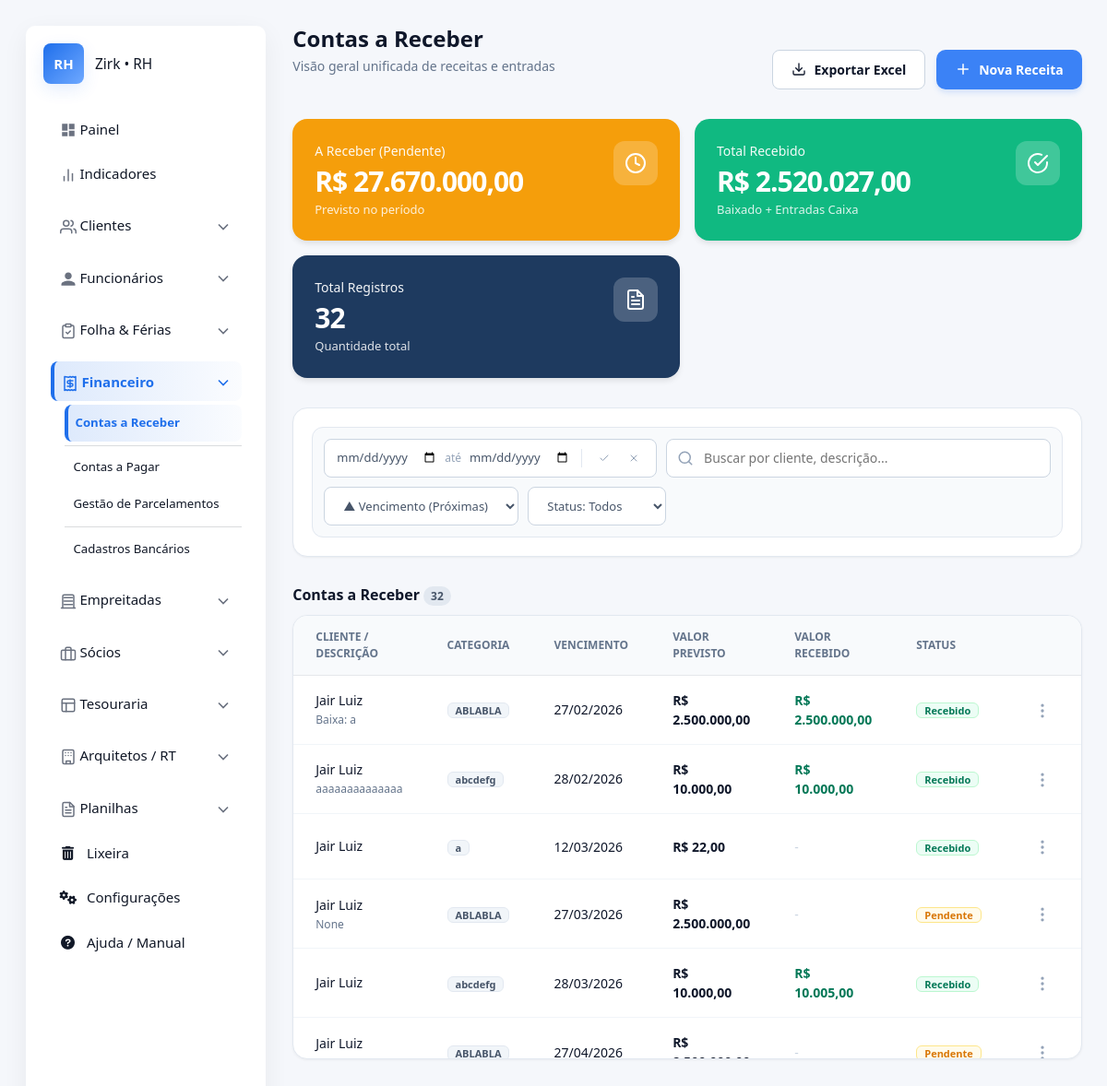
/receber/ (signed in), run on the app's committed database.
### apps/financeiro/receber/models.py (models this page shows, shortened)
class Receber(SoftDeleteMixin):
    TIPO_CHOICES = [
        ('VISTA', 'À Vista'),
        ('PRAZO', 'A Prazo'),
    ]
    parcelamento_uuid = models.UUIDField(null=True, blank=True, editable=False)
    class FormaRecebimento(models.TextChoices):
        DINHEIRO = 'DINHEIRO', 'Dinheiro'
        PIX = 'PIX', 'Pix'
        DEBITO = 'DEBITO', 'Cartão de Débito'
        CREDITO = 'CREDITO', 'Cartão de Crédito'
        BOLETO = 'BOLETO', 'Boleto'
        TRANSFERENCIA = 'TRANSFERENCIA', 'Transferência'
        OUTROS = 'OUTROS', 'Outros'
    contrato_rt = models.ForeignKey(
        'comissionamento.ContratoRT',
        on_delete=models.SET_NULL,
        null=True,
        blank=True,
        related_name='parcelas_receber', # Permite acessar as parcelas a partir do contrato: contrato.parcelas_receber.all()
        verbose_name="Contrato RT Vinculado"
    )
    banco_destino = models.ForeignKey(
        'Banco',
        on_delete=models.SET_NULL,
        null=True,
        blank=True,
        verbose_name="Conta Bancária (Destino)"
    )
    movimento_banco = models.OneToOneField(
        'MovimentoBanco',
        on_delete=models.SET_NULL,
        null=True,
        blank=True,
        related_name='recebimento_origem'
    )
    movimento_caixa = models.OneToOneField(
        'CaixaDiario',
        on_delete=models.SET_NULL,
        null=True,
        blank=True,
        related_name='recebimento_origem'
    )
    cliente = models.ForeignKey(
        'clientes.Cliente',
        on_delete=models.SET_NULL,
        null=True,
        blank=True,
        verbose_name="Cliente"
    )
    descricao = models.CharField("Descrição", max_length=255, blank=True, null=True)
    categoria = models.CharField("Categoria", max_length=255, blank=True, null=True)
    valor = models.DecimalField("Valor Previsto", max_digits=10, decimal_places=2)
    data_vencimento = models.DateField("Data de Vencimento")
    valor_recebido = models.DecimalField(
        "Valor Recebido",
        max_digits=10,
        decimal_places=2,
        null=True,
        default=Decimal('0.00'),
        blank=True
    )
    data_recebimento = models.DateField("Data do Recebimento", blank=True, null=True)
    tipo_recebimento = models.CharField(
        "Tipo de Recebimento",  # Alterado para algo mais claro.
        max_length=10,
        choices=TIPO_CHOICES,
        default='VISTA'
    )
    forma_recebimento = models.CharField(
        "Forma de Pagamento",
        max_length=20,
        choices=FormaRecebimento.choices,
        default=FormaRecebimento.OUTROS
    )
    status = models.CharField(
        max_length=20,
        choices=[('Pendente', 'Pendente'), ('Recebido', 'Recebido')],
        default='Pendente'
    )
    observacoes = models.TextField("Observações", blank=True, null=True)

### apps/clientes/models.py (models this page shows, shortened)
class Cliente(SoftDeleteMixin):
    TIPO_PESSOA_CHOICES = [
        ('F', 'Pessoa Física'),
        ('J', 'Pessoa Jurídica'),
    ]
    tipo_pessoa = models.CharField(max_length=1, choices=TIPO_PESSOA_CHOICES, default='F', verbose_name="Tipo de Pessoa")
    nome_completo = models.CharField(max_length=255, verbose_name="Nome Completo / Razão Social")
    cpf = models.CharField(max_length=14, verbose_name="CPF", unique=True, null=True, blank=True)
    rg = models.CharField(max_length=20, verbose_name="RG", null=True, blank=True)
    cnpj = models.CharField(max_length=18, verbose_name="CNPJ", unique=True, null=True, blank=True)
    inscricao_estadual = models.CharField(max_length=30, verbose_name="Inscrição Estadual", null=True, blank=True)
    telefone = models.CharField(max_length=20, verbose_name="Telefone", null=True, blank=True)
    email = models.EmailField(max_length=255, verbose_name="E-mail", null=True, blank=True)
    data_cadastro = models.DateTimeField(auto_now_add=True)
    chave_pix = models.CharField(max_length=255, verbose_name="Chave PIX", null=True, blank=True)
    class Meta:
        verbose_name = "Cliente"
        verbose_name_plural = "Clientes"
        ordering = ["nome_completo"]
    def __str__(self):
        return self.nome_completo

### apps/financeiro/receber/views.py (the view, shortened to what this page needs)
# urls.py: path('', views.receber_list, name='receber'),
@login_required
def receber_list(request):
    mes = request.GET.get('mes')
    ano = request.GET.get('ano')
    data_inicio_get = request.GET.get('data_inicio')
    data_fim_get = request.GET.get('data_fim')
    search_query = request.GET.get('q', '').strip()
    status_filter = request.GET.get('status', '')
    sort_order = request.GET.get('order', 'asc') # Default asc para ver vencimentos próximos
    start_date = None
    end_date = None
    usar_filtro_personalizado = False
    if data_inicio_get:
        try:
            start_date = datetime.strptime(data_inicio_get, '%Y-%m-%d').date()
            usar_filtro_personalizado = True
        except ValueError:
            pass
    if data_fim_get:
        try:
            end_date = datetime.strptime(data_fim_get, '%Y-%m-%d').date()
            usar_filtro_personalizado = True
        except ValueError:
            pass
    if usar_filtro_personalizado:
        mes = None
        ano = None
    receber_qs = Receber.objects.select_related('cliente', 'banco_destino', 'contrato_rt').filter(is_deleted=False)
    caixa_qs = CaixaDiario.objects.filter(is_deleted=False, tipo='E', recebimento_origem__isnull=True)
    aplicar_limite_seguranca = False
    if start_date and end_date:
        receber_qs = receber_qs.filter(data_vencimento__range=(start_date, end_date))
        caixa_qs = caixa_qs.filter(data__range=(start_date, end_date))
    elif start_date:
        receber_qs = receber_qs.filter(data_vencimento__gte=start_date)
        caixa_qs = caixa_qs.filter(data__gte=start_date)
    elif end_date:
        receber_qs = receber_qs.filter(data_vencimento__lte=end_date)
        caixa_qs = caixa_qs.filter(data__lte=end_date)
    else:
        aplicar_limite_seguranca = True
    if sort_order == 'desc':
        receber_qs = receber_qs.order_by('-data_vencimento')
        caixa_qs = caixa_qs.order_by('-data')
    else:
        receber_qs = receber_qs.order_by('data_vencimento')
        caixa_qs = caixa_qs.order_by('data')
    if aplicar_limite_seguranca:
        receber_qs = receber_qs[:2000]
        caixa_qs = caixa_qs[:2000]
    total_pendente = Decimal('0.00')
    total_recebido = Decimal('0.00')
    list_receber = list(receber_qs)
    list_caixa = list(caixa_qs)
    for r in list_receber:
        if r.status == 'Recebido':
            total_recebido += (r.valor_recebido or r.valor)
        else:
            total_pendente += r.valor
    for c in list_caixa:
        total_recebido += c.valor
    total_geral = total_pendente + total_recebido
    total_registros = len(list_receber) + len(list_caixa)
    form = ReceberForm()
    return render(request, 'core/financeiro/receber/list.html', {
        'list_receber': list_receber,
        'list_caixa': list_caixa,
        'total_pendente': total_pendente,
        'total_recebido': total_recebido,
        'total_geral': total_geral,
        'total_registros': total_registros,
        'form': form,
        'today': date.today(),
        'filtros_ativos': {
            'mes': mes,
            'ano': ano,
            'q': search_query,
            'status': status_filter,
            'order': sort_order,
            'data_inicio': data_inicio_get,
            'data_fim': data_fim_get
        },
        'mes_atual': mes if mes else '',
        'ano_atual': ano if ano else '',
    })

### templates/core/financeiro/receber/list.html (shortened to what this page needs)
{% extends "core/base.html" %}
{% load static %}
{% block content %}
<div class="dash-container">
    <div class="dash-header">
        <div>
            <h1 class="dash-title">Contas a Receber</h1>
            <p class="dash-subtitle">Visão geral unificada de receitas e entradas</p>
        </div>
        <div style="display: flex; gap: 12px;">
            <a href="{% url 'relatorios:exportar_receber' %}" class="btn-ghost" title="Exportar dados atuais">
                Exportar Excel
            </a>
            <button onclick="openModal('modalReceita')" class="btn-primary">
                <svg xmlns="http://www.w3.org/2000/svg" width="18" height="18" viewBox="0 0 24 24" fill="none" stroke="currentColor" stroke-width="2" stroke-linecap="round" stroke-linejoin="round"><line x1="12" y1="5" x2="12" y2="19"></line><line x1="5" y1="12" x2="19" y2="12"></line></svg>
                Nova Receita
            </button>
        </div>
    </div>
    <div class="top-stats-grid">
        <div class="top-card bg-orange-original">
            <div>
                <div class="top-label">A Receber (Pendente)</div>
                <div class="top-value">R$ {{ total_pendente|floatformat:"2g" }}</div>
                <div class="top-sub">Previsto no período</div>
            </div>
            <div class="top-icon">
                <svg xmlns="http://www.w3.org/2000/svg" width="24" height="24" viewBox="0 0 24 24" fill="none" stroke="currentColor" stroke-width="2" stroke-linecap="round" stroke-linejoin="round"><circle cx="12" cy="12" r="10"/><polyline points="12 6 12 12 16 14"/></svg>
            </div>
        </div>
        <div class="top-card bg-green-original">
            <div>
                <div class="top-label">Total Recebido</div>
                <div class="top-value">R$ {{ total_recebido|floatformat:"2g" }}</div>
                <div class="top-sub">Baixado + Entradas Caixa</div>
            </div>
            <div class="top-icon">
                <svg xmlns="http://www.w3.org/2000/svg" width="24" height="24" viewBox="0 0 24 24" fill="none" stroke="currentColor" stroke-width="2" stroke-linecap="round" stroke-linejoin="round"><path d="M22 11.08V12a10 10 0 1 1-5.93-9.14"/><polyline points="22 4 12 14.01 9 11.01"/></svg>
            </div>
        </div>
        <div class="top-card bg-blue-original">
            <div>
                <div class="top-label">Total Registros</div>
                <div class="top-value">{{ total_registros }}</div>
                <div class="top-sub">Quantidade total</div>
            </div>
            <div class="top-icon">
            </div>
        </div>
    </div>
    <div class="controls-container">
        <form method="GET" class="toolbar-global" id="filterForm">
            <div class="filter-group-date">
                <input type="date" name="data_inicio" value="{{ filtros_ativos.data_inicio|default:'' }}"
                       class="filter-date-input" title="Data Início">
                <span style="color:var(--slate-400); font-size:12px; font-weight:500;">até</span>
                <input type="date" name="data_fim" value="{{ filtros_ativos.data_fim|default:'' }}"
                       class="filter-date-input" title="Data Fim">
                <button type="submit" class="btn-icon-sm" title="Aplicar Filtro de Data">
                    <svg xmlns="http://www.w3.org/2000/svg" width="16" height="16" viewBox="0 0 24 24" fill="none" stroke="currentColor" stroke-width="2" stroke-linecap="round" stroke-linejoin="round"><polyline points="20 6 9 17 4 12"></polyline></svg>
                </button>
                <button type="button" class="btn-icon-sm danger" title="Limpar Datas" onclick="limparDatas()">
                    <svg xmlns="http://www.w3.org/2000/svg" width="16" height="16" viewBox="0 0 24 24" fill="none" stroke="currentColor" stroke-width="2" stroke-linecap="round" stroke-linejoin="round"><line x1="18" y1="6" x2="6" y2="18"></line><line x1="6" y1="6" x2="18" y2="18"></line></svg>
                </button>
            </div>
            <div class="rh-search">
                <svg xmlns="http://www.w3.org/2000/svg" width="18" height="18" viewBox="0 0 24 24" fill="none" stroke="currentColor" stroke-width="2" stroke-linecap="round" stroke-linejoin="round"><circle cx="11" cy="11" r="8"/><line x1="21" y1="21" x2="16.65" y2="16.65"/></svg>
                <input type="search" name="q" value="{{ filtros_ativos.q|default:'' }}" placeholder="Buscar por cliente, descrição..." onchange="this.form.submit()">
            </div>
            <select name="order" class="filter-select" onchange="this.form.submit()">
                <option value="asc" {% if filtros_ativos.order == 'asc' %}selected{% endif %}>▲ Vencimento (Próximas)</option>
            </select>
            <select name="status" class="filter-select" onchange="this.form.submit()">
                <option value="">Status: Todos</option>
            </select>
        </form>
    </div>
    <div id="dash-receber" class="dashboard-section">
        <div class="section-header">
            <h2 class="section-title">Contas a Receber <span class="badge-count">{{ list_receber|length }}</span></h2>
        </div>
        <div class="standard-card">
            <div class="table-responsive">
                <table class="rh-table">
                    <thead>
                        <tr>
                            <th width="30%">Cliente / Descrição</th>
                            <th width="15%">Categoria</th>
                            <th width="15%">Vencimento</th>
                            <th width="15%">Valor Previsto</th>
                            <th width="15%">Valor Recebido</th>
                            <th width="10%">Status</th>
                            <th width="5%"></th>
                        </tr>
                    </thead>
                    <tbody>
                        {% for item in list_receber %}
                        <tr class="receber-row">
                            <td>
                                <div class="text-main">
                                    {% if item.cliente %}
                                        <a href="{% url 'clientes:detail' item.cliente.pk %}" style="text-decoration:none; color:inherit;">{{ item.cliente }}</a>
                                    {% else %}
                                        {{ item.descricao|default:"Receita Avulsa" }}
                                    {% endif %}
                                </div>
                                <div class="text-sub">{{ item.observacoes|truncatechars:40 }}</div>
                            </td>
                            <td><span class="badge bg-cat">{{ item.categoria|default:"-" }}</span></td>
                            <td class="text-main">{{ item.data_vencimento|date:"d/m/Y" }}</td>
                            <td><div class="text-val">R$ {{ item.valor|floatformat:"2g" }}</div></td>
                            <td>
                                {% if item.valor_recebido %}
                                    <div class="text-val" style="color: var(--green-700);">R$ {{ item.valor_recebido|floatformat:"2g" }}</div>
                                {% else %}
                                    <span style="color:var(--slate-300)">-</span>
                                {% endif %}
                            </td>
                            <td>
                                {% if item.status == 'Recebido' %}
                                    <span class="badge st-pago">Recebido</span>
                                {% elif item.status == 'Pendente' and item.data_vencimento < today %}
                                    <span class="badge st-atrasado">Atrasado</span>
                                {% else %}
                                    <span class="badge st-pendente">Pendente</span>
                                {% endif %}
                            </td>
                            <td style="text-align: right;">
                                <div class="action-menu">
                                    <button class="dots-btn" onclick="toggleMenu('menu-r-{{ item.pk }}')">
                                        <svg xmlns="http://www.w3.org/2000/svg" width="20" height="20" viewBox="0 0 24 24" fill="none" stroke="currentColor" stroke-width="2" stroke-linecap="round" stroke-linejoin="round"><circle cx="12" cy="12" r="1"/><circle cx="12" cy="5" r="1"/><circle cx="12" cy="19" r="1"/></svg>
                                    </button>
                                </div>
                            </td>
                        </tr>
                        {% empty %}
                        <tr class="no-data"><td colspan="7" class="empty-msg">Nenhum lançamento encontrado para os filtros.</td></tr>
                        {% endfor %}
                    </tbody>
                </table>
            </div>
        </div>
    </div>
</div>
{% endblock %}

### data on the page
Receber: cliente "Jair Luiz", observacoes "Baixa: a", categoria "ABLABLA", data_vencimento "27/02/2026", valor "2.500.000,00", valor_recebido "2.500.000,00", status "Recebido"
Receber: cliente "Jair Luiz", observacoes "aaaaaaaaaaaaaa", categoria "abcdefg", data_vencimento "28/02/2026", valor "10.000,00", valor_recebido "10.000,00", status "Recebido"
Receber: cliente "Jair Luiz", categoria "a", data_vencimento "12/03/2026", valor "22,00", status "Recebido"
Receber: cliente "Jair Luiz", observacoes "None", categoria "ABLABLA", data_vencimento "27/03/2026", valor "2.500.000,00", status "Pendente"
Receber: cliente "Jair Luiz", categoria "abcdefg", data_vencimento "28/03/2026", valor "10.000,00", valor_recebido "10.005,00", status "Recebido"
Receber: cliente "Jair Luiz", categoria "ABLABLA", data_vencimento "27/04/2026", status "Pendente"

### other printed values
{{ total_pendente|floatformat:"2g" }} "27.670.000,00"
{{ total_recebido|floatformat:"2g" }} "2.520.027,00"
{{ total_registros }} "32"
{{ list_receber|length }} "32"
